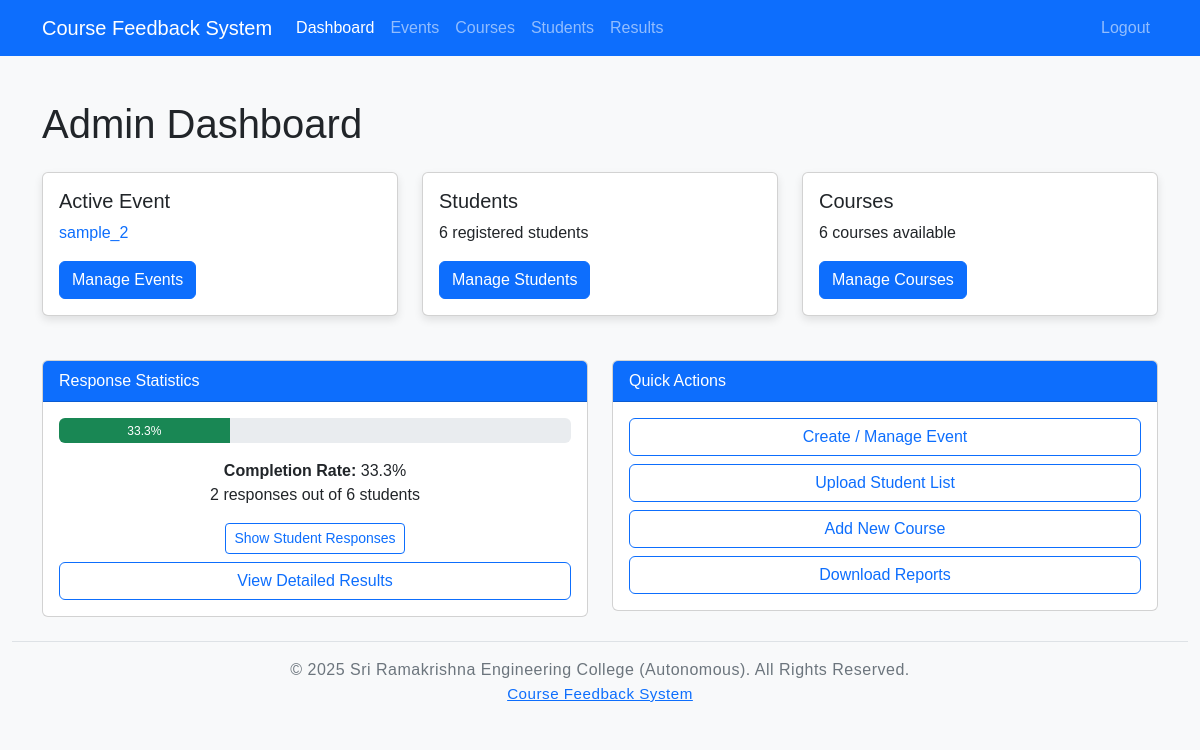
The app's page /admin/dashboard (signed in), older data.
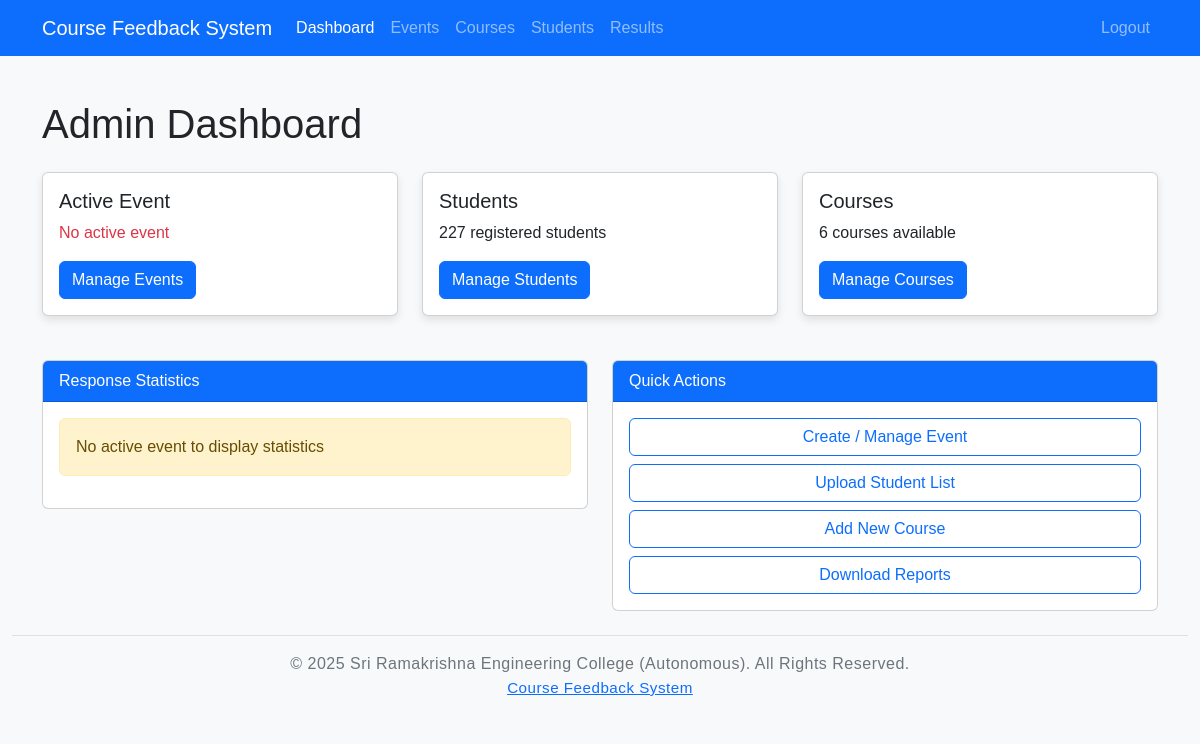
The same page, newer data.
### models.py (models this page shows, shortened)
class Event(db.Model):
    id = db.Column(db.Integer, primary_key=True)
    title = db.Column(db.String(100), nullable=False)
    description = db.Column(db.Text)
    warning_message = db.Column(db.Text, default='This feedback is for the specified class only.')
    is_active = db.Column(db.Boolean, default=False)
    created_at = db.Column(db.DateTime, default=datetime.utcnow)
    is_deleted = db.Column(db.Boolean, default=False)
    feedback_responses = db.relationship('FeedbackResponse', backref='event', lazy=True)

### routes/admin_routes.py (the view)
@admin_bp.route('/dashboard')
@login_required
def dashboard():
    if not current_user.is_admin:
        flash('Access denied. You must be an admin to view this page.', 'danger')
        return redirect(url_for('admin.login'))
    events = safe_filter(Event.query).all()
    courses = Course.query.all()
    total_students = Student.query.count()
    total_responses = FeedbackResponse.query.count()
    active_event = safe_filter(Event.query.filter_by(is_active=True)).first()
    event_responses = 0
    completion_rate = 0
    students = Student.query.order_by(Student.roll_number).all()
    responded_ids = set([r[0] for r in db.session.query(FeedbackResponse.student_id).filter_by(event_id=active_event.id).distinct().all()]) if active_event else set()
    if total_students > 0 and active_event:
        event_responses = db.session.query(FeedbackResponse.student_id).filter_by(event_id=active_event.id).distinct().count()
        completion_rate = (event_responses / total_students) * 100
    return render_template('admin/dashboard.html', events=events, courses=courses,
                           total_students=total_students, total_responses=total_responses,
                           active_event=active_event, completion_rate=completion_rate, event_responses=event_responses,
                           students=students, responded_ids=responded_ids)

### models.py (called while the page is built)
@login_manager.user_loader
def load_user(user_id):
    return User.query.get(int(user_id))

### routes/admin_routes.py (called while the page is built)
def safe_filter(query_obj):
    try:
        entity = query_obj.column_descriptions[0]['entity']
        inspector = inspect(db.engine)
        columns = [col['name'] for col in inspector.get_columns(entity.__tablename__)]
        if 'is_deleted' in columns:
            return query_obj.filter_by(is_deleted=False)
    except Exception:
        pass
    return query_obj

### templates/admin/dashboard.html (shortened to what the changed rows need)
{% extends "base.html" %}
{% block styles %}
<link rel="stylesheet" href="{{ url_for('static', filename='css/admin.css') }}">
{% endblock %}
{% block content %}
<div class="container my-4">
  <h1>Admin Dashboard</h1>
  <div class="row my-4">
    <div class="col-md-4">
      <div class="card dashboard-card">
        <div class="card-body">
          <h5>Active Event</h5>
          {% if active_event %}
            <p class="text-success">
              <a href="{{ url_for('admin.manage_events') }}" class="text-decoration-none">
                {{ active_event.title }}
              </a>
            </p>
          {% else %}
            <p class="text-danger">No active event</p>
          {% endif %}
          <a href="{{ url_for('admin.manage_events') }}" class="btn btn-primary">Manage Events</a>
        </div>
      </div>
    </div>
    <div class="col-md-4">
      <div class="card dashboard-card">
        <div class="card-body">
          <h5>Students</h5>
          <p>{{ total_students }} registered students</p>
          <a href="{{ url_for('admin.manage_students') }}" class="btn btn-primary">Manage Students</a>
        </div>
      </div>
    </div>
  </div>
  <div class="row my-4">
    <div class="col-md-6">
      <div class="card">
        <div class="card-body">
          {% if active_event %}
            <div class="progress mb-3">
              <div class="progress-bar bg-success"
                   role="progressbar"
                   id="progressBar"
                   data-completion="{{ completion_rate }}"
                   aria-valuenow="{{ completion_rate }}"
                   aria-valuemin="0"
                   aria-valuemax="100">
                {{ completion_rate|round(1) }}%
              </div>
            </div>
            <p class="text-center">
              <strong>Completion Rate:</strong> {{ completion_rate|round(1) }}%<br>
              {{ event_responses }} responses out of {{ total_students }} students
            </p>
            <div class="text-center mb-2">
              <button id="showStudentResponses" class="btn btn-outline-primary btn-sm">Show Student Responses</button>
            </div>
            <a href="{{ url_for('admin.results') }}" class="btn btn-outline-primary w-100">View Detailed Results</a>
          {% else %}
            <div class="alert alert-warning">No active event to display statistics</div>
          {% endif %}
        </div>
      </div>
    </div>
  </div>
</div>
{% endblock %}

Row changes from the older to the newer data that the page shows:
no longer on this page (row edited): Event: title "sample_2"
Text that changed along with them:
{{ total_students }}: "6" → "227"
{{ completion_rate|round(1) }}: "33.3" → (not shown)
{{ event_responses }}: "2" → (not shown)
{{ total_students }}: "6" → (not shown)
text no longer shown: "% Completion Rate: % responses out of students Show Student Responses View Detailed Results"
text now shown: "No active event No active event to display statistics"
